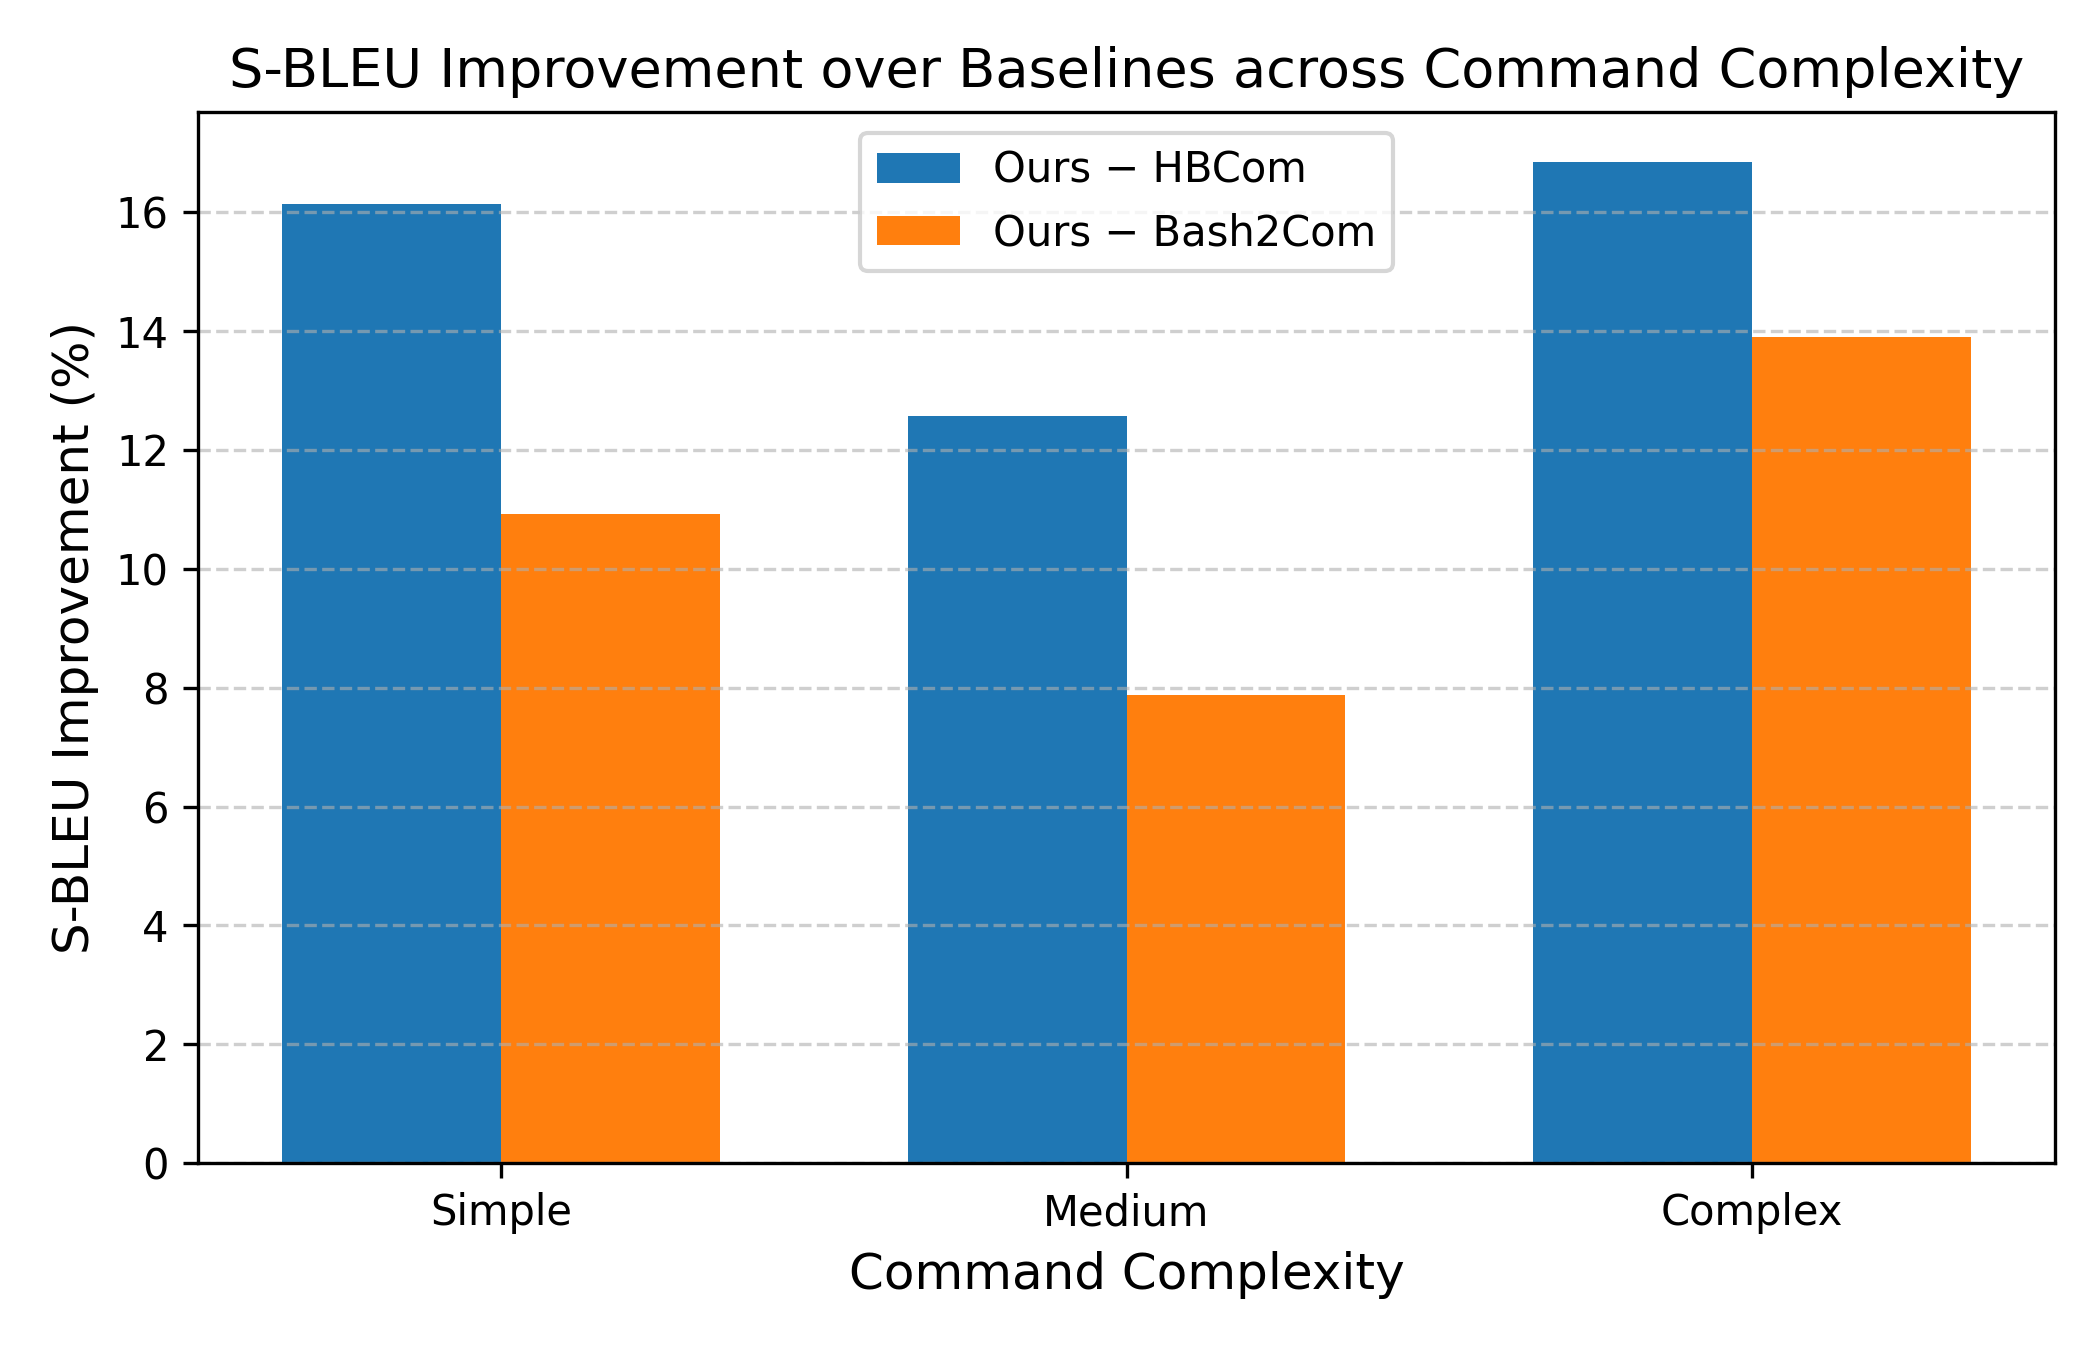

Write the Python code that produced this figure.
import matplotlib.pyplot as plt
import numpy as np

# 命令复杂度
categories = ["Simple", "Medium", "Complex"]
x = np.arange(len(categories))
width = 0.35

# S-BLEU 数据
ours = np.array([38.1227, 36.2873, 41.5914])
hbcom = np.array([21.9829, 23.7177, 24.7490])
bash2com = np.array([27.2011, 28.4094, 27.6870])

# 提升幅度
gain_hbcom = ours - hbcom
gain_bash2com = ours - bash2com

# 画图
plt.figure(figsize=(7, 4.5))

plt.bar(x - width/2, gain_hbcom, width, label="Ours − HBCom")
plt.bar(x + width/2, gain_bash2com, width, label="Ours − Bash2Com")

# 坐标轴
plt.xticks(x, categories)
plt.ylabel("S-BLEU Improvement (%)", fontsize=12)
plt.xlabel("Command Complexity", fontsize=12)

# 网格
plt.grid(axis="y", linestyle="--", alpha=0.6)

# 图例
plt.legend(frameon=True)

# 标题（可选）
plt.title("S-BLEU Improvement over Baselines across Command Complexity", fontsize=13)

# 紧凑布局
plt.tight_layout()

# 保存

plt.savefig("f7.png", dpi=300)

plt.show()
